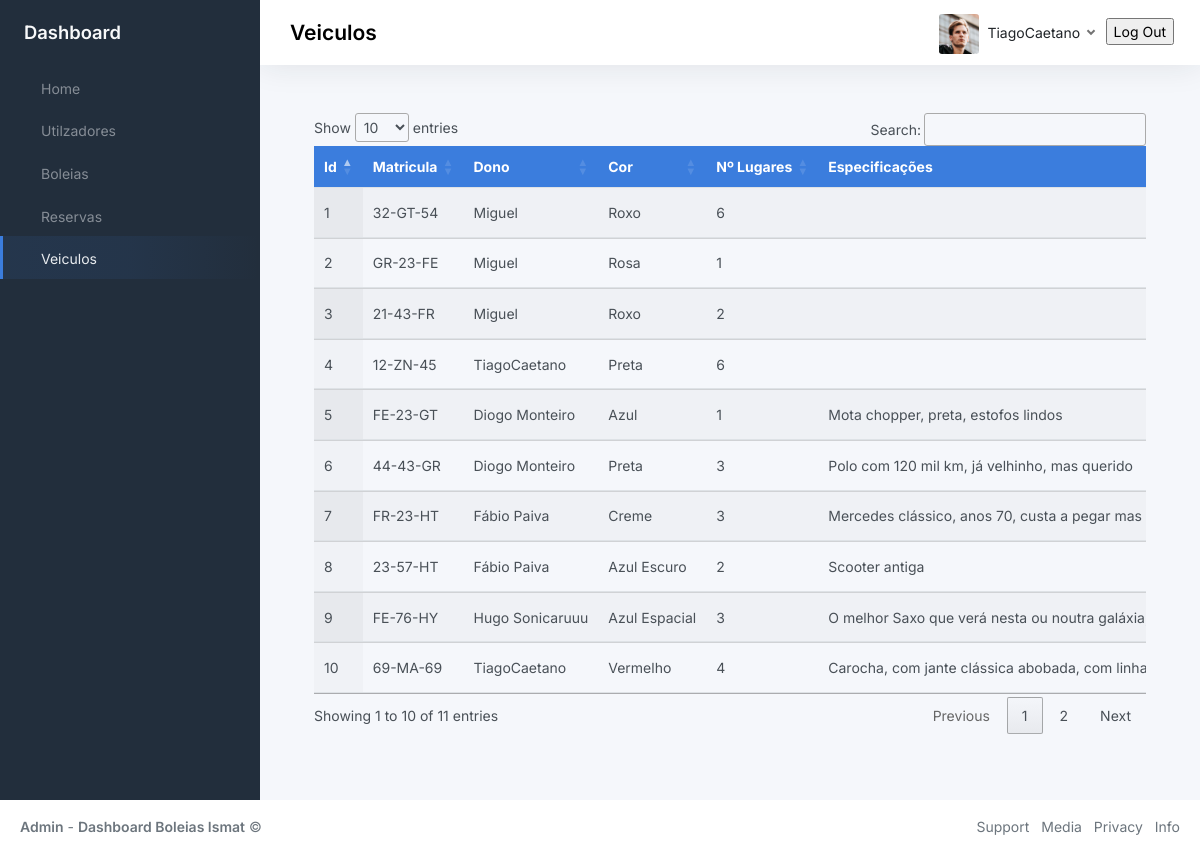
/vehiclesPage (signed in), run on the app's committed database.
### BackOffice/models.py (models this page shows, shortened)
class User(db.Model, UserMixin):
	__tablename__ = 'user'
	id = db.Column(db.Integer, primary_key=True)
	name = db.Column(db.String(80), unique=True, nullable=False)
	student_number = db.Column(db.String(9), unique=True, nullable=False)
	phone_number = db.Column(db.Integer(), nullable=False)
	password = db.Column(db.String(60), nullable=False)
	gender = db.Column(db.String(10), nullable=False)
	registration_date = db.Column(db.DateTime, default=datetime.now)
	last_login_date = db.Column(db.DateTime, default=datetime.now)
	active = db.Column(db.Boolean())
	deleted = db.Column(db.Boolean(), default=False)

class Vehicle(db.Model):
	__tablename__ = 'vehicle'
	id = db.Column(db.Integer, primary_key=True)
	owner_id = db.Column('owner_id', db.ForeignKey('user.id'), nullable=False)
	owner = db.relationship('User', backref='vehicle')
	license_plate = db.Column(db.String(8), unique=True, nullable=False)
	color = db.Column(db.String(20), nullable=False)
	number_of_seats = db.Column(db.Integer(), nullable=False)
	vehicle_specs = db.Column(db.String(200), nullable=True)
	createdAt = db.Column(db.DateTime, default=datetime.now)
	updatedAt = db.Column(db.DateTime, default=datetime.now)
	deleted = db.Column(db.Boolean(), default=False)

### BackOffice/vehicleModule/__init__.py (the view)
@vehicleModule.route('/vehiclesPage', methods=['GET', 'POST'])
def toVehiclesPage():
    if current_user.is_authenticated:
        try:
            activeUser =  db.session.query(User).filter(User.id==current_user.id).first()
            if request.method == 'GET':
                veiculos = db.session.query(User,Vehicle).filter(Vehicle.owner_id==User.id).all()
                return render_template("vehicles.html", title="Login", veiculos = veiculos, activeUser = activeUser)
            elif request.method == 'POST':
                id = request.form.get("id")
                specify_Vehicle = db.session.query(Vehicle).filter(Vehicle.id==id).first()
                if(specify_Vehicle != None):
                    specify_Vehicle.deleted = True
                db.session.commit()
            return  jsonify(message="Apagado",status=201)
        except Exception as e:
            print(str(e))
    else:
        return redirect('/pages-sign-in')

### BackOffice/app.py (called while the page is built)
def create_app(config_filename):
    run = Flask(__name__)
    run.config.from_object(config_filename)
    db.init_app(run)
    bcrypt.init_app(run)
    with run.app_context():
        db.create_all()
    login_manager = LoginManager()
    login_manager.login_view = 'auth.login'
    login_manager.init_app(run)
    @login_manager.user_loader
    def load_user(user_id):
        return User.query.get(int(user_id))
    run.register_blueprint(login_module)
    run.register_blueprint(homeModule)
    run.register_blueprint(userModule)
    run.register_blueprint(rideModule)
    run.register_blueprint(reservaModule)
    run.register_blueprint(vehicleModule)
    return run

### BackOffice/templates/vehicles.html (shortened to what this page needs)
{% extends 'index.html'%}
{% block navOptions %}
    <ul class="sidebar-nav">
        <li class="sidebar-item">
            <a class="sidebar-link" href="{{url_for('homeModule.toHomePage')}}">
                 <span class="align-middle">Home</span>
            </a>
        </li>
        <li class="sidebar-item  ">
            <a class="sidebar-link" href="{{url_for('userModule.toUsersPage')}}">
                 <span class="align-middle">Utilzadores</span>
            </a>
        </li>
        <li class="sidebar-item">
            <a class="sidebar-link" href="{{url_for('rideModule.toRidePage')}}">
                 <span class="align-middle">Boleias</span>
            </a>
        </li>
        <li class="sidebar-item">
            <a class="sidebar-link" href="{{url_for('reservaModule.toReservaPage')}}">
                 <span class="align-middle">Reservas</span>
            </a>
        </li>
        <li class="sidebar-item  active">
            <a class="sidebar-link" href="{{url_for('vehicleModule.toVehiclesPage')}}">
                 <span class="align-middle">Veiculos</span>
            </a>
        </li>
    </ul>
{% endblock navOptions %}
{% block page %}
<h3 class="position-absolute m-2 fw-bold text-">Veiculos</h3>
{% endblock page %}
{% block profile %}
<img src="{{url_for('static', filename='img/avatars/avatar.jpg')}}" class="avatar img-fluid rounded me-1"/> <span class="text-dark">{{activeUser.name}}</span>
{% endblock profile %}
{% block content %}
<div class="container-md" id="table">
    <div class="table-responsive">
        <table class="table display nowrap" id="tabela">
            <thead class="bg-primary text-white">
                <tr>
                    <th>Id</th>
                    <th>Matricula</th>
                    <th>Dono</th>
                    <th>Cor</th>
                    <th>Nº Lugares</th>
                    <th>Especificações</th>
                </tr>
            </thead>
            <tbody>
                {% for v in veiculos %}
                    <tr>
                        <td>{{v.Vehicle.id}}</td>
                        <td>{{v.Vehicle.license_plate}}</td>
                        <td>{{v.User.name}}</td>
                        <td>{{v.Vehicle.color}}</td>
                        <td>{{v.Vehicle.number_of_seats}}</td>
                        <td>{{v.Vehicle.vehicle_specs}}</td>
                    </tr>
                {% endfor %}
            </tbody>
        </table>
    </div>
</div>
{% endblock content %}

### data on the page
User: name "TiagoCaetano", Vehicle.id "4", Vehicle.license_plate "12-ZN-45", User.name "TiagoCaetano", Vehicle.color "Preta", Vehicle.number_of_seats "6", Vehicle.id "10", Vehicle.license_plate "69-MA-69", Vehicle.color "Vermelho", Vehicle.number_of_seats "4", Vehicle.vehicle_specs "Carocha, com jante clássica abobada, com…"
User: Vehicle.id "1", Vehicle.license_plate "32-GT-54", User.name "Miguel", Vehicle.color "Roxo", Vehicle.number_of_seats "6", Vehicle.id "2", Vehicle.license_plate "GR-23-FE", Vehicle.color "Rosa", Vehicle.number_of_seats "1", Vehicle.id "3", Vehicle.license_plate "21-43-FR", Vehicle.number_of_seats "2"
User: Vehicle.id "5", Vehicle.license_plate "FE-23-GT", User.name "Diogo Monteiro", Vehicle.color "Azul", Vehicle.number_of_seats "1", Vehicle.vehicle_specs "Mota chopper, preta, estofos lindos", Vehicle.id "6", Vehicle.license_plate "44-43-GR", Vehicle.color "Preta", Vehicle.number_of_seats "3", Vehicle.vehicle_specs "Polo com 120 mil km, já velhinho, mas querido"
User: Vehicle.id "7", Vehicle.license_plate "FR-23-HT", User.name "Fábio Paiva", Vehicle.color "Creme", Vehicle.number_of_seats "3", Vehicle.vehicle_specs "Mercedes clássico, anos 70, custa a pegar mas…", Vehicle.id "8", Vehicle.license_plate "23-57-HT", Vehicle.color "Azul Escuro", Vehicle.number_of_seats "2", Vehicle.vehicle_specs "Scooter antiga"
User: Vehicle.id "9", Vehicle.license_plate "FE-76-HY", User.name "Hugo Sonicaruuu", Vehicle.color "Azul Espacial", Vehicle.number_of_seats "3", Vehicle.vehicle_specs "O melhor Saxo que verá nesta ou noutra…"
